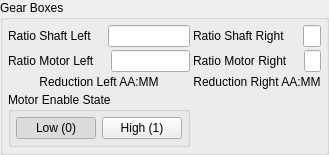
           <widget class="QGroupBox" name="groupBox_11">
            <property name="title">
             <string>Gear Boxes</string>
            </property>
            <layout class="QGridLayout" name="gridLayout_13" rowstretch="0,0,0,0">
             <property name="leftMargin">
              <number>5</number>
             </property>
             <property name="topMargin">
              <number>5</number>
             </property>
             <property name="rightMargin">
              <number>5</number>
             </property>
             <property name="bottomMargin">
              <number>5</number>
             </property>
             <property name="spacing">
              <number>3</number>
             </property>
             <item row="0" column="0">
              <layout class="QHBoxLayout" name="horizontalLayout_31">
               <item>
                <widget class="QLabel" name="label_robot_weight_29">
                 <property name="enabled">
                  <bool>true</bool>
                 </property>
                 <property name="sizePolicy">
                  <sizepolicy hsizetype="Maximum" vsizetype="Preferred">
                   <horstretch>0</horstretch>
                   <verstretch>0</verstretch>
                  </sizepolicy>
                 </property>
                 <property name="minimumSize">
                  <size>
                   <width>0</width>
                   <height>0</height>
                  </size>
                 </property>
                 <property name="maximumSize">
                  <size>
                   <width>16777215</width>
                   <height>16777215</height>
                  </size>
                 </property>
                 <property name="text">
                  <string>Ratio Shaft Left</string>
                 </property>
                </widget>
               </item>
               <item>
                <spacer name="horizontalSpacer_29">
                 <property name="orientation">
                  <enum>Qt::Horizontal</enum>
                 </property>
                 <property name="sizeType">
                  <enum>QSizePolicy::Preferred</enum>
                 </property>
                 <property name="sizeHint" stdset="0">
                  <size>
                   <width>13</width>
                   <height>20</height>
                  </size>
                 </property>
                </spacer>
               </item>
               <item>
                <widget class="QLineEdit" name="lineEdit_robot_ratio_shaft_left">
                 <property name="enabled">
                  <bool>true</bool>
                 </property>
                 <property name="sizePolicy">
                  <sizepolicy hsizetype="Ignored" vsizetype="Fixed">
                   <horstretch>0</horstretch>
                   <verstretch>0</verstretch>
                  </sizepolicy>
                 </property>
                 <property name="minimumSize">
                  <size>
                   <width>0</width>
                   <height>0</height>
                  </size>
                 </property>
                 <property name="maximumSize">
                  <size>
                   <width>16777215</width>
                   <height>16777215</height>
                  </size>
                 </property>
                 <property name="text">
                  <string/>
                 </property>
                 <property name="alignment">
                  <set>Qt::AlignCenter</set>
                 </property>
                </widget>
               </item>
              </layout>
             </item>
             <item row="0" column="1">
              <layout class="QHBoxLayout" name="horizontalLayout_32">
               <item>
                <widget class="QLabel" name="label_robot_weight_30">
                 <property name="enabled">
                  <bool>true</bool>
                 </property>
                 <property name="sizePolicy">
                  <sizepolicy hsizetype="Maximum" vsizetype="Preferred">
                   <horstretch>0</horstretch>
                   <verstretch>0</verstretch>
                  </sizepolicy>
                 </property>
                 <property name="minimumSize">
                  <size>
                   <width>0</width>
                   <height>0</height>
                  </size>
                 </property>
                 <property name="maximumSize">
                  <size>
                   <width>16777215</width>
                   <height>16777215</height>
                  </size>
                 </property>
                 <property name="text">
                  <string>Ratio Shaft Right </string>
                 </property>
                </widget>
               </item>
               <item>
                <spacer name="horizontalSpacer_30">
                 <property name="orientation">
                  <enum>Qt::Horizontal</enum>
                 </property>
                 <property name="sizeType">
                  <enum>QSizePolicy::Preferred</enum>
                 </property>
                 <property name="sizeHint" stdset="0">
                  <size>
                   <width>13</width>
                   <height>20</height>
                  </size>
                 </property>
                </spacer>
               </item>
               <item>
                <widget class="QLineEdit" name="lineEdit_robot_ratio_shaft_right">
                 <property name="enabled">
                  <bool>true</bool>
                 </property>
                 <property name="sizePolicy">
                  <sizepolicy hsizetype="Ignored" vsizetype="Fixed">
                   <horstretch>0</horstretch>
                   <verstretch>0</verstretch>
                  </sizepolicy>
                 </property>
                 <property name="minimumSize">
                  <size>
                   <width>0</width>
                   <height>0</height>
                  </size>
                 </property>
                 <property name="maximumSize">
                  <size>
                   <width>16777215</width>
                   <height>16777215</height>
                  </size>
                 </property>
                 <property name="text">
                  <string/>
                 </property>
                 <property name="alignment">
                  <set>Qt::AlignCenter</set>
                 </property>
                </widget>
               </item>
              </layout>
             </item>
             <item row="1" column="1">
              <layout class="QHBoxLayout" name="horizontalLayout_34">
               <item>
                <widget class="QLabel" name="label_robot_weight_32">
                 <property name="enabled">
                  <bool>true</bool>
                 </property>
                 <property name="sizePolicy">
                  <sizepolicy hsizetype="Maximum" vsizetype="Preferred">
                   <horstretch>0</horstretch>
                   <verstretch>0</verstretch>
                  </sizepolicy>
                 </property>
                 <property name="minimumSize">
                  <size>
                   <width>0</width>
                   <height>0</height>
                  </size>
                 </property>
                 <property name="maximumSize">
                  <size>
                   <width>16777215</width>
                   <height>16777215</height>
                  </size>
                 </property>
                 <property name="text">
                  <string>Ratio Motor Right</string>
                 </property>
                </widget>
               </item>
               <item>
                <spacer name="horizontalSpacer_32">
                 <property name="orientation">
                  <enum>Qt::Horizontal</enum>
                 </property>
                 <property name="sizeType">
                  <enum>QSizePolicy::Preferred</enum>
                 </property>
                 <property name="sizeHint" stdset="0">
                  <size>
                   <width>13</width>
                   <height>20</height>
                  </size>
                 </property>
                </spacer>
               </item>
               <item>
                <widget class="QLineEdit" name="lineEdit_robot_ratio_motor_right">
                 <property name="enabled">
                  <bool>true</bool>
                 </property>
                 <property name="sizePolicy">
                  <sizepolicy hsizetype="Ignored" vsizetype="Fixed">
                   <horstretch>0</horstretch>
                   <verstretch>0</verstretch>
                  </sizepolicy>
                 </property>
                 <property name="minimumSize">
                  <size>
                   <width>0</width>
                   <height>0</height>
                  </size>
                 </property>
                 <property name="maximumSize">
                  <size>
                   <width>16777215</width>
                   <height>16777215</height>
                  </size>
                 </property>
                 <property name="text">
                  <string/>
                 </property>
                 <property name="alignment">
                  <set>Qt::AlignCenter</set>
                 </property>
                </widget>
               </item>
              </layout>
             </item>
             <item row="1" column="0">
              <layout class="QHBoxLayout" name="horizontalLayout_33">
               <item>
                <widget class="QLabel" name="label_robot_weight_31">
                 <property name="enabled">
                  <bool>true</bool>
                 </property>
                 <property name="sizePolicy">
                  <sizepolicy hsizetype="Maximum" vsizetype="Preferred">
                   <horstretch>0</horstretch>
                   <verstretch>0</verstretch>
                  </sizepolicy>
                 </property>
                 <property name="minimumSize">
                  <size>
                   <width>0</width>
                   <height>0</height>
                  </size>
                 </property>
                 <property name="maximumSize">
                  <size>
                   <width>16777215</width>
                   <height>16777215</height>
                  </size>
                 </property>
                 <property name="text">
                  <string>Ratio Motor Left</string>
                 </property>
                </widget>
               </item>
               <item>
                <spacer name="horizontalSpacer_31">
                 <property name="orientation">
                  <enum>Qt::Horizontal</enum>
                 </property>
                 <property name="sizeType">
                  <enum>QSizePolicy::Preferred</enum>
                 </property>
                 <property name="sizeHint" stdset="0">
                  <size>
                   <width>13</width>
                   <height>20</height>
                  </size>
                 </property>
                </spacer>
               </item>
               <item>
                <widget class="QLineEdit" name="lineEdit_robot_ratio_motor_left">
                 <property name="enabled">
                  <bool>true</bool>
                 </property>
                 <property name="sizePolicy">
                  <sizepolicy hsizetype="Ignored" vsizetype="Fixed">
                   <horstretch>0</horstretch>
                   <verstretch>0</verstretch>
                  </sizepolicy>
                 </property>
                 <property name="minimumSize">
                  <size>
                   <width>0</width>
                   <height>0</height>
                  </size>
                 </property>
                 <property name="maximumSize">
                  <size>
                   <width>16777215</width>
                   <height>16777215</height>
                  </size>
                 </property>
                 <property name="text">
                  <string/>
                 </property>
                 <property name="alignment">
                  <set>Qt::AlignCenter</set>
                 </property>
                </widget>
               </item>
              </layout>
             </item>
             <item row="2" column="1">
              <widget class="QLabel" name="label_ratio_right_2">
               <property name="sizePolicy">
                <sizepolicy hsizetype="MinimumExpanding" vsizetype="Preferred">
                 <horstretch>0</horstretch>
                 <verstretch>0</verstretch>
                </sizepolicy>
               </property>
               <property name="text">
                <string>Reduction Right AA:MM</string>
               </property>
               <property name="alignment">
                <set>Qt::AlignCenter</set>
               </property>
              </widget>
             </item>
             <item row="2" column="0">
              <widget class="QLabel" name="label_ratio_left_2">
               <property name="sizePolicy">
                <sizepolicy hsizetype="MinimumExpanding" vsizetype="Preferred">
                 <horstretch>0</horstretch>
                 <verstretch>0</verstretch>
                </sizepolicy>
               </property>
               <property name="text">
                <string>Reduction Left AA:MM</string>
               </property>
               <property name="alignment">
                <set>Qt::AlignCenter</set>
               </property>
              </widget>
             </item>
             <item row="3" column="0">
              <widget class="QGroupBox" name="groupBox_12">
               <property name="sizePolicy">
                <sizepolicy hsizetype="MinimumExpanding" vsizetype="Preferred">
                 <horstretch>0</horstretch>
                 <verstretch>0</verstretch>
                </sizepolicy>
               </property>
               <property name="title">
                <string>Motor Enable State</string>
               </property>
               <layout class="QHBoxLayout" name="horizontalLayout_30">
                <property name="leftMargin">
                 <number>5</number>
                </property>
                <property name="topMargin">
                 <number>5</number>
                </property>
                <property name="rightMargin">
                 <number>5</number>
                </property>
                <property name="bottomMargin">
                 <number>5</number>
                </property>
                <item>
                 <widget class="QPushButton" name="pushButton_check_en_low">
                  <property name="text">
                   <string>Low (0)</string>
                  </property>
                  <property name="checkable">
                   <bool>true</bool>
                  </property>
                  <property name="checked">
                   <bool>true</bool>
                  </property>
                  <property name="autoExclusive">
                   <bool>true</bool>
                  </property>
                 </widget>
                </item>
                <item>
                 <widget class="QPushButton" name="pushButton_check_en_high">
                  <property name="text">
                   <string>High (1)</string>
                  </property>
                  <property name="checkable">
                   <bool>true</bool>
                  </property>
                  <property name="autoExclusive">
                   <bool>true</bool>
                  </property>
                 </widget>
                </item>
               </layout>
              </widget>
             </item>
            </layout>
           </widget>
